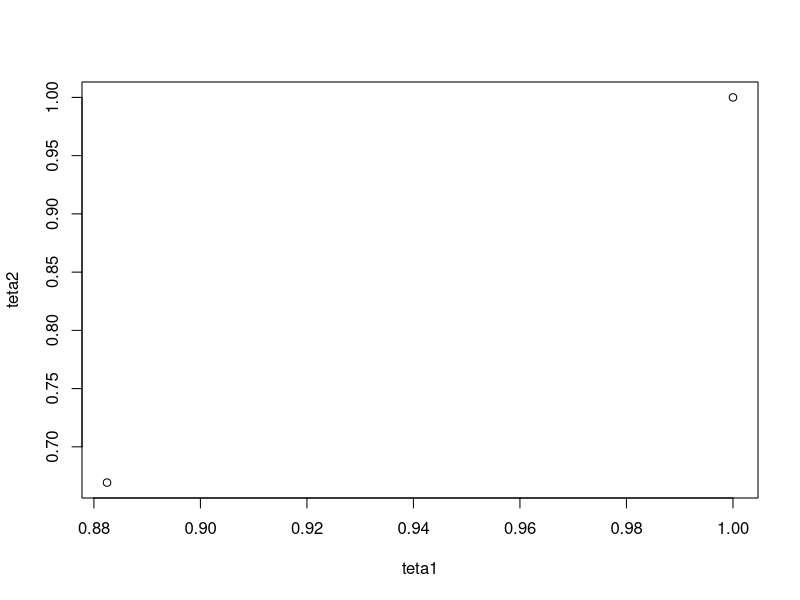
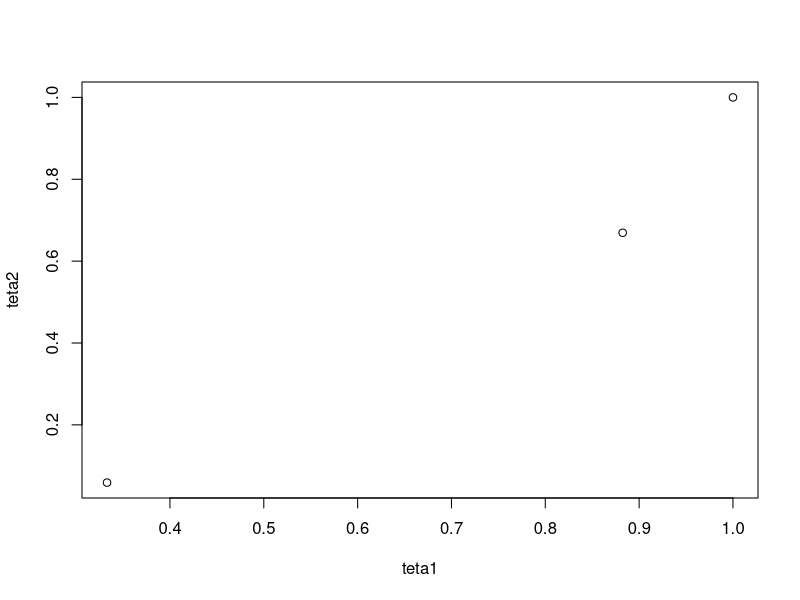
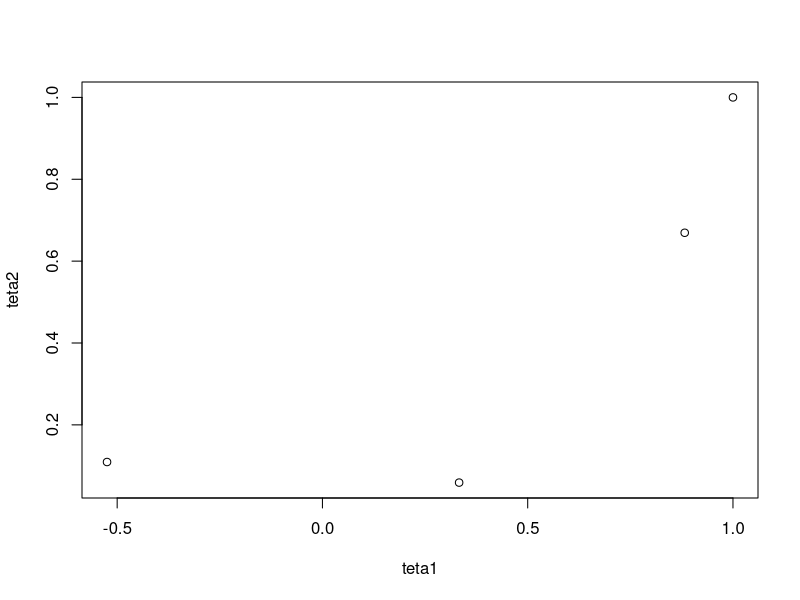
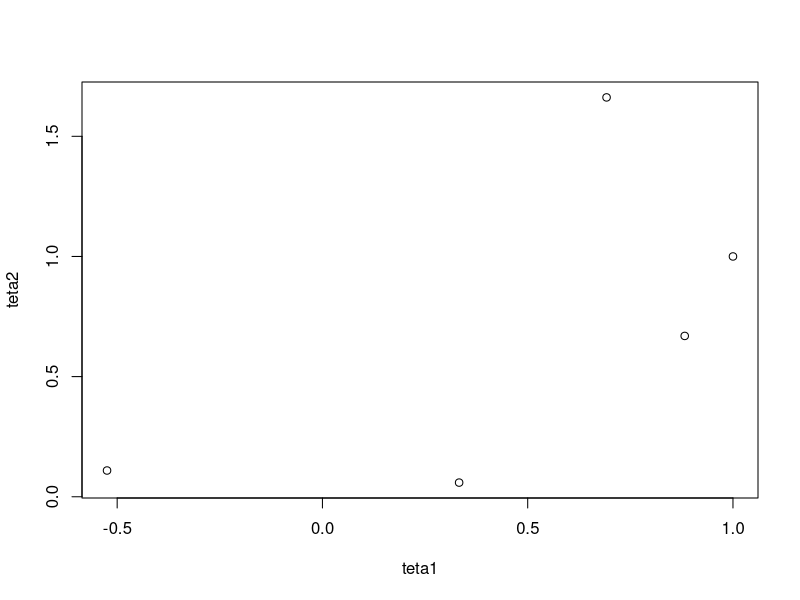
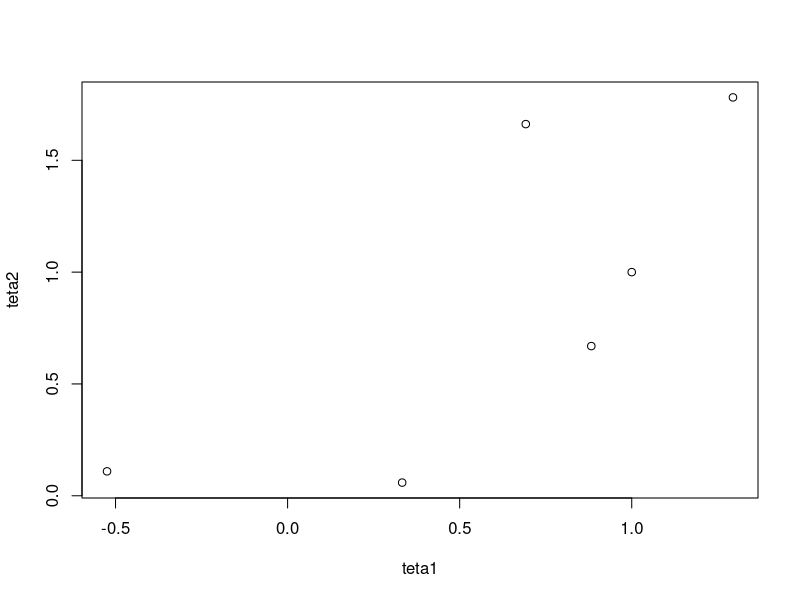
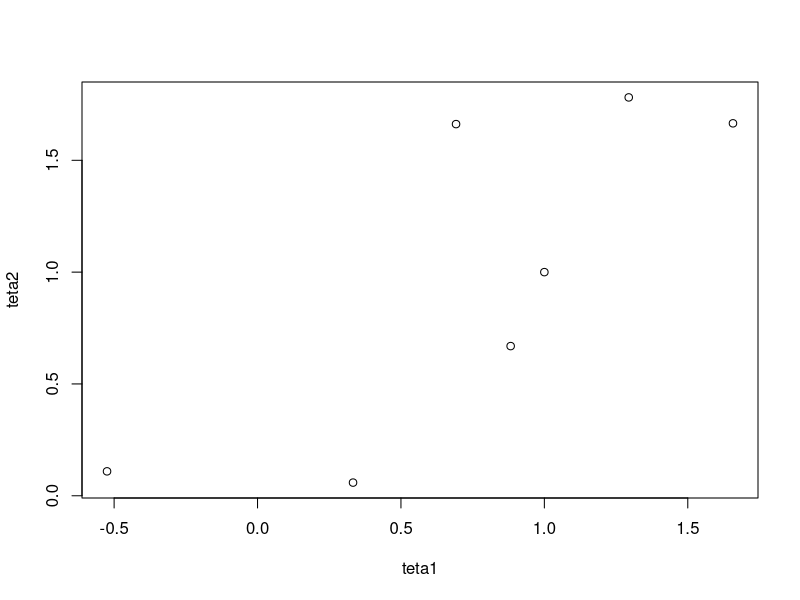
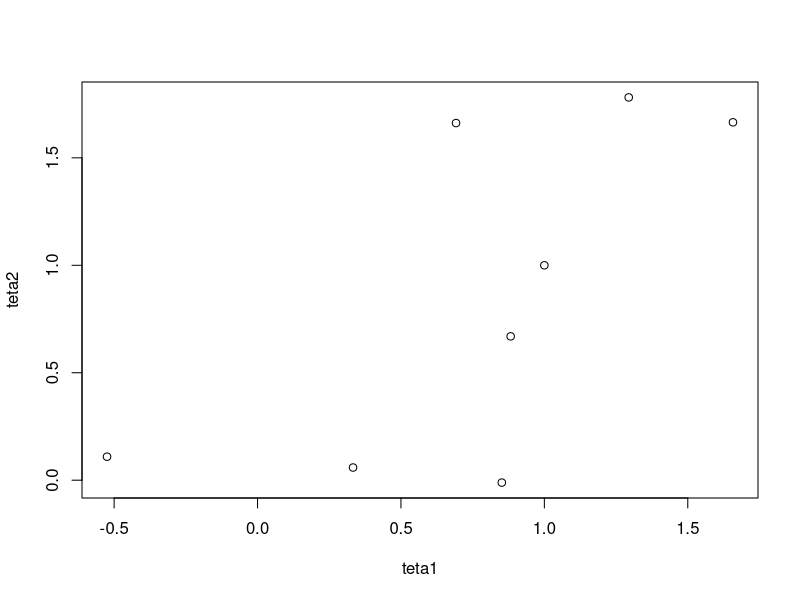
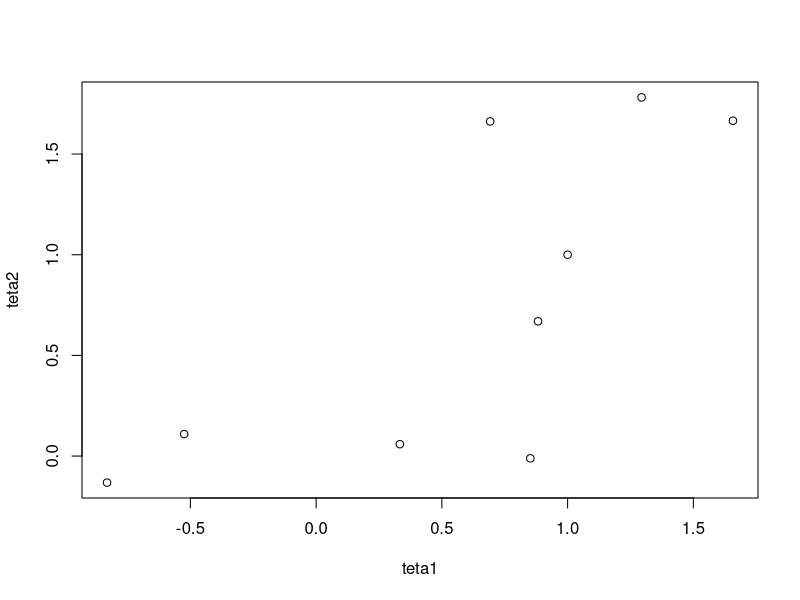

Source code (R) for these figures, in order:
#inicijalizacija parametara uslovnih raspodela
ro <- 3/5
teta <- rnorm(10000, 0, ro)
#T - koliko prvih elemenata odbacujemo
T <- 3000
#inic niza
teta1 <- teta2 <- rep(NA, 11000)
# incijalizacija pocetka (ne preterano bitna zbog prirode algoritma)
teta1[1] <- 1
teta2[1] <- 1
for(i in 2:11000){
  #uslovna f(teta1|teta2)
  teta1[i] <- rnorm(1, ro*teta2[i-1], 1-ro*ro)
  #uslovna f(teta2|teta1)
  teta2[i] <- rnorm(1, ro*teta1[i], 1-ro*ro)
  #stampanje napretka
  if(i%%1000==0 || i<25){
    plot(teta1, teta2)
    readline()
  }
}
# odbacivanje pocetka
teta1 <- teta1[-(1:T)]
teta2 <- teta2[-(1:T)]

mean(teta1)
mean(teta2)

hist(teta1)
hist(teta2)

plot(teta1, teta2)